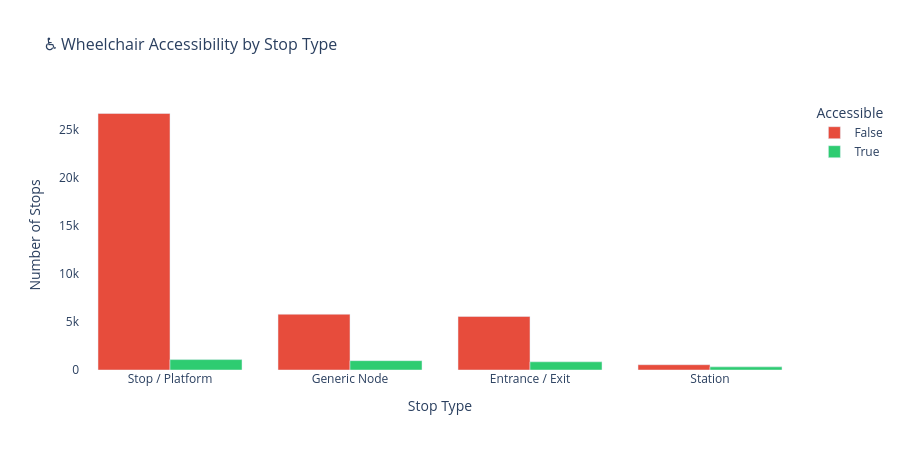

Notebook code for this chart:
### Code cell
# Grouped bar chart — accessibility by stop type
fig4 = px.bar(
    accessibility,
    x='location_type_name',
    y='stop_count',
    color='is_accessible',
    barmode='group',
    color_discrete_map={True: '#2ecc71', False: '#e74c3c'},
    title='♿ Wheelchair Accessibility by Stop Type',
    labels={
        'stop_count': 'Number of Stops',
        'location_type_name': 'Stop Type',
        'is_accessible': 'Accessible'
    }
)
fig4.update_layout(plot_bgcolor='white', title_font_size=16, height=450)
fig4.show()

### Figure 1 — Plotly figure (JSON) as saved in the notebook; plotly's stock layout.template omitted (floating-point values rounded to 4 significant figures)
{"data": [{"alignmentgroup": "True", "hovertemplate": "Accessible=False<br>Stop Type=%{x}<br>Number of Stops=%{y}<extra></extra>", "legendgroup": "False", "marker": {"color": "#e74c3c", "pattern": {"shape": ""}}, "name": "False", "offsetgroup": "False", "orientation": "v", "showlegend": true, "textposition": "auto", "type": "bar", "x": ["Stop / Platform", "Generic Node", "Entrance / Exit", "Station"], "xaxis": "x", "y": [26683, 5803, 5569, 550], "yaxis": "y"}, {"alignmentgroup": "True", "hovertemplate": "Accessible=True<br>Stop Type=%{x}<br>Number of Stops=%{y}<extra></extra>", "legendgroup": "True", "marker": {"color": "#2ecc71", "pattern": {"shape": ""}}, "name": "True", "offsetgroup": "True", "orientation": "v", "showlegend": true, "textposition": "auto", "type": "bar", "x": ["Stop / Platform", "Generic Node", "Entrance / Exit", "Station"], "xaxis": "x", "y": [1084, 971, 853, 327], "yaxis": "y"}], "layout": {"barmode": "group", "height": 450, "legend": {"title": {"text": "Accessible"}, "tracegroupgap": 0}, "plot_bgcolor": "white", "title": {"font": {"size": 16}, "text": "♿ Wheelchair Accessibility by Stop Type"}, "xaxis": {"anchor": "y", "domain": [0, 1], "title": {"text": "Stop Type"}}, "yaxis": {"anchor": "x", "domain": [0, 1], "title": {"text": "Number of Stops"}}}}
